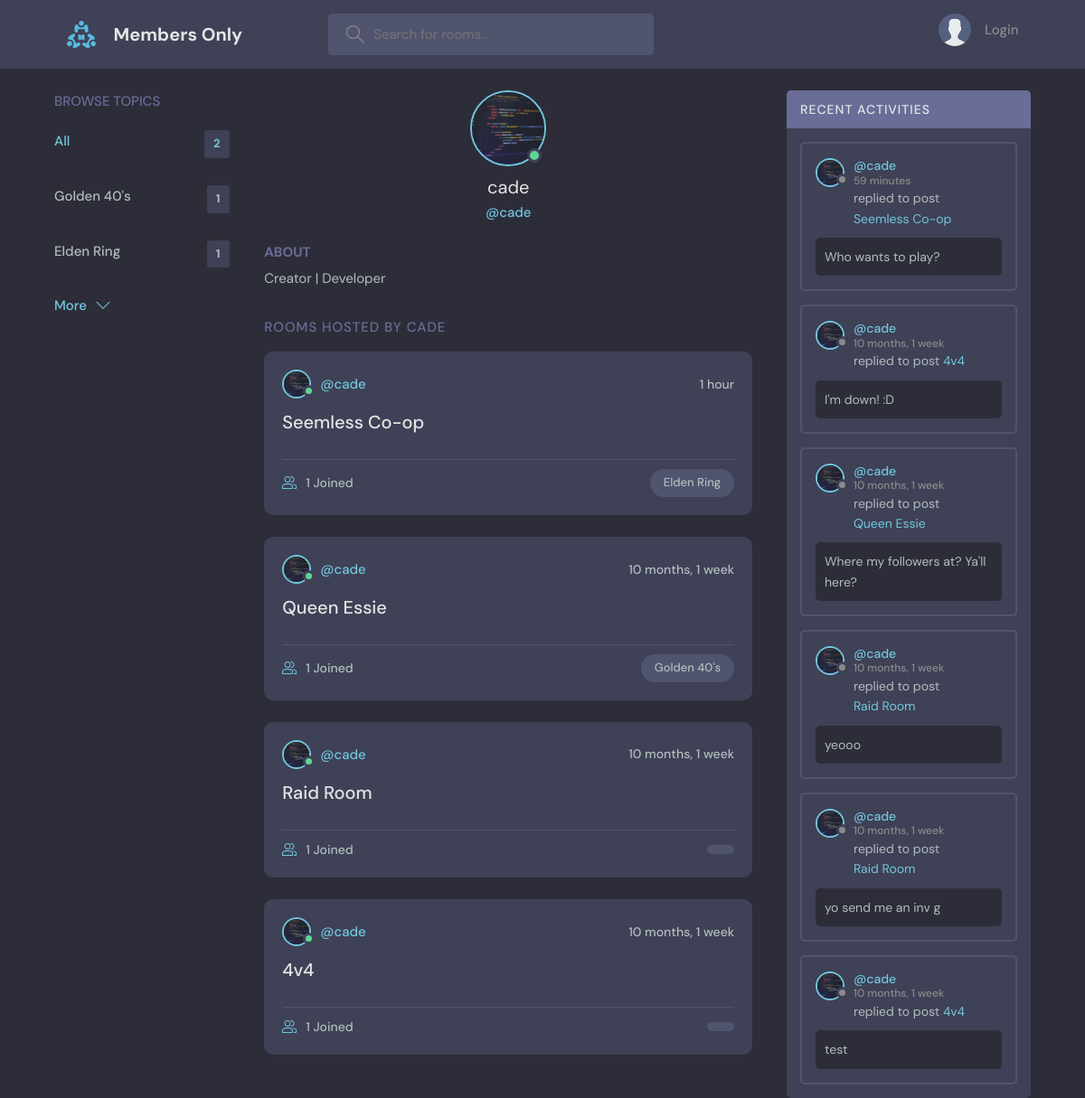
Screenshot of /user-profile/1/ with the database file from the repository.
### base/models.py (models this page shows, shortened)
class Topic(models.Model):
    name = models.CharField(max_length=200)

class User(AbstractUser):
    name = models.CharField(max_length=200, null=True)
    email = models.EmailField(unique=True, null=True)
    bio = models.TextField(null=True)
    avatar = models.ImageField(null=True, default="avatar.svg")
    USERNAME_FIELD = 'email'
    REQUIRED_FIELDS = []

class Room(models.Model):
    host = models.ForeignKey(User, on_delete=models.SET_NULL, null=True)
    topic = models.ForeignKey(Topic, on_delete=models.SET_NULL, null=True)
    name = models.CharField(max_length=200)
    description = models.TextField(null=True, blank=True)
    participants = models.ManyToManyField(User, related_name='participants', blank=True)
    updated = models.DateTimeField(auto_now=True)
    created = models.DateTimeField(auto_now_add=True)
    class Meta:
        ordering = ['-updated', '-created']
    def __str__(self):
        return str(self.name)

class Message(models.Model):
    user = models.ForeignKey(User, on_delete=models.CASCADE)
    room = models.ForeignKey(Room, on_delete=models.CASCADE)
    body = models.TextField()
    updated = models.DateTimeField(auto_now=True)
    created = models.DateTimeField(auto_now_add=True)
    class Meta:
        ordering = ['-updated', '-created']

### base/views.py (the view)
# urls.py: path('user-profile/<str:pk>/', views.userProfile, name='user-profile'),
def userProfile(request, pk):
    user = User.objects.get(id=pk)
    rooms = user.room_set.all()
    room_messages = user.message_set.all()
    topics = Topic.objects.all()
    context = {'user':user, 'rooms':rooms,
                'room_messages':room_messages, 'topics':topics}
    return render(request, 'base/profile.html', context)

### base/templates/base/profile.html (shortened to what this page needs)
{% extends 'main.html' %}
    {% block content %}
  <main class="profile-page layout layout--3">
    <div class="container">
      {% include 'base/topic_component.html' %}
      <div class="roomList">
        <div class="profile">
          <div class="profile__avatar">
            <div class="avatar avatar--large active">
              <img src="{{user.avatar.url}}" />
            </div>
          </div>
          <div class="profile__info">
            <h3>{{user.username}}</h3>
            <p>@{{user.username}}</p>
          </div>
          <div class="profile__about">
            <h3>About</h3>
            <p>
              {{user.bio}}
            </p>
          </div>
        </div>
        <div class="roomList__header">
          <div>
            <h2> Rooms Hosted by {{user.username}}</a>
            </h2>
          </div>
        </div>
        {%  include 'base/feed_component.html'%}
      </div>
      {%  include 'base/activity_component.html' %}
    </div>
  </main>
{% endblock content %}

### base/templates/base/topic_component.html
<div class="topics">
    <div class="topics__header">
      <h2>Browse Topics</h2>
    </div>
    <ul class="topics__list">
        <li>
            <a href="{%  url 'home' %}" class="active">All <span>{{topics.count}}</span></a>
        </li>
        {% for topic in topics %}
            <li>
                <a href="{% url 'home' %}?query={{topic.name}}">{{topic.name}}<span>{{topic.room_set.all.count}}</span></a>
            </li>
        {% endfor %}
    </ul>
    <a class="btn btn--link" href="{% url 'topics' %}">
      More
      <svg version="1.1" xmlns="http://www.w3.org/2000/svg" width="32" height="32" viewBox="0 0 32 32">
        <title>chevron-down</title>
        <path d="M16 21l-13-13h-3l16 16 16-16h-3l-13 13z"></path>
      </svg>
    </a>
</div>

### base/templates/base/feed_component.html (shortened to what this page needs)
{% for room in rooms %}
<div class="roomListRoom">
    <div class="roomListRoom__header">
      <a href="{% url 'user-profile' room.host.id %}" class="roomListRoom__author">
        <div class="avatar avatar--small active">
          <img src="{{room.host.avatar.url}}" />
        </div>
        <span>@{{room.host.username}}</span>
      </a>
      <div class="roomListRoom__actions">
        <span>{{room.created | timesince}}</span>
      </div>
    </div>
    <div class="roomListRoom__content">
      <a href="{% url 'room' room.id %}">{{room.name}}</a>
    </div>
    <div class="roomListRoom__meta">
      <a href = "{% url 'room' room.id %}" class="roomListRoom__joined">
        {{room.participants.count}} Joined
      </a>
      <p class="roomListRoom__topic">{{room.topic.name}}</p>
    </div>
  </div>
  {% endfor %}

### base/templates/base/activity_component.html (shortened to what this page needs)
<div class="activities">
        <div class="activities__header">
                <h2>Recent Activities</h2>
        </div>
        {% for message in room_messages %}
        <div class="activities__box">
          <div class="activities__boxHeader roomListRoom__header">
            <a href="{% url 'user-profile' message.user.id %}" class="roomListRoom__author">
              <div class="avatar avatar--small">
                <img src="{{message.user.avatar.url}}" />
              </div>
              <p>
                @{{message.user.username}}
                <span>{{message.created | timesince}}</span>
              </p>
            </a>
          </div>
          <div class="activities__boxContent">
            <p>replied to post <a href="{% url 'room' message.room.id %}">{{message.room}}</a></p>
            <div class="activities__boxRoomContent">
             {{message.body}}
            </div>
          </div>
        </div>
        {% endfor %}
</div>

### rows the page displays
Topic: name "Golden 40's", room_set.all.count "1"
Topic: name "Elden Ring", room_set.all.count "1"
User: avatar (picture), username "cade", bio "Creator | Developer", username "CADE"
Room: host.avatar (picture), host.username "cade", created "1 hour", name "Seemless Co-op", participants.count "1", topic.name "Elden Ring"
Room: host.avatar (picture), host.username "cade", created "10 months, 1 week", name "Queen Essie", participants.count "1", topic.name "Golden 40's"
Room: host.avatar (picture), host.username "cade", created "10 months, 1 week", name "Raid Room", participants.count "1"
Room: host.avatar (picture), host.username "cade", created "10 months, 1 week", name "4v4", participants.count "1"
Message: user.avatar (picture), user.username "cade", created "59 minutes", room "Seemless Co-op", body "Who wants to play?"
Message: user.avatar (picture), user.username "cade", created "10 months, 1 week", room "4v4", body "I'm down! :D"
Message: user.avatar (picture), user.username "cade", created "10 months, 1 week", room "Queen Essie", body "Where my followers at? Ya'll here?"
Message: user.avatar (picture), user.username "cade", created "10 months, 1 week", room "Raid Room", body "yeooo"
Message: user.avatar (picture), user.username "cade", created "10 months, 1 week", room "Raid Room", body "yo send me an inv g"
Message: user.avatar (picture), user.username "cade", created "10 months, 1 week", room "4v4", body "test"

### other values shown
{{ topics.count }} "2"
